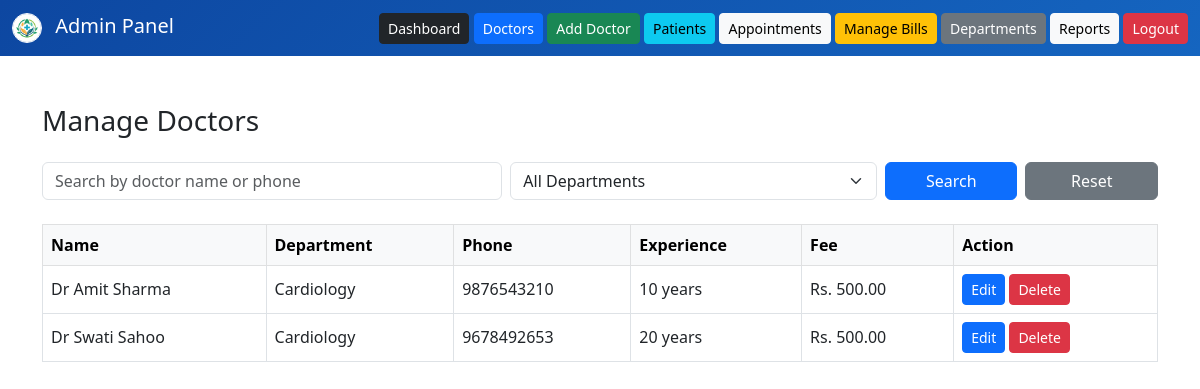
Page /admin/manage_doctors.php (signed in) on the earlier database version.
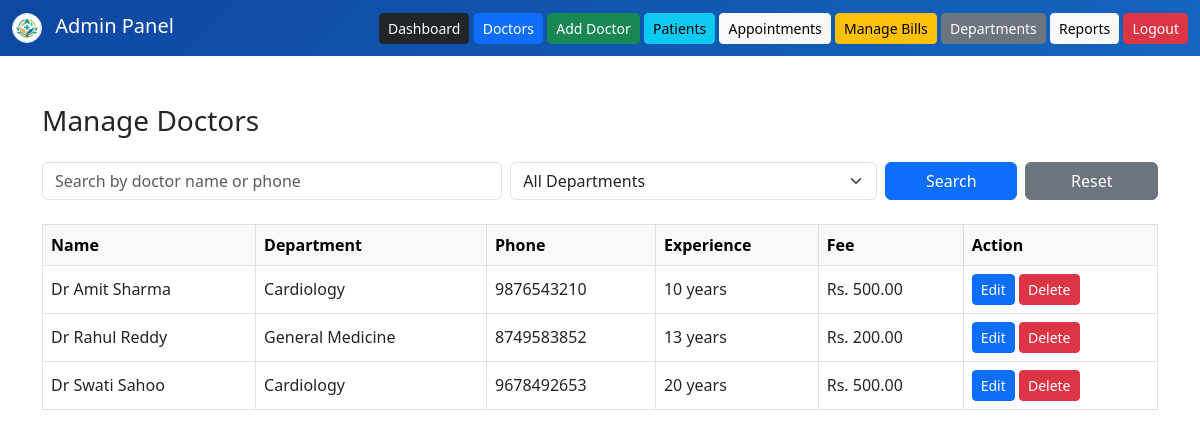
Same page on the later database version.
### tables this page shows
CREATE TABLE `doctors` (
  `doctor_id` int(11) NOT NULL,
  `user_id` int(11) DEFAULT NULL,
  `first_name` varchar(50) DEFAULT NULL,
  `last_name` varchar(50) DEFAULT NULL,
  `department_id` int(11) DEFAULT NULL,
  `phone` varchar(15) DEFAULT NULL,
  `experience` int(11) DEFAULT NULL,
  `available_days` varchar(100) DEFAULT NULL,
  `start_time` time DEFAULT NULL,
  `end_time` time DEFAULT NULL,
  `consultation_fee` decimal(10,2) DEFAULT NULL,
  `middle_name` varchar(50) DEFAULT NULL,
  `date_of_birth` date DEFAULT NULL,
  `title` enum('Mr','Mrs','Miss','Ms','Dr','Other') DEFAULT 'Dr',
  `image` varchar(255) DEFAULT NULL
);

CREATE TABLE `departments` (
  `department_id` int(11) NOT NULL,
  `department_name` varchar(100) NOT NULL
);

### admin/manage_doctors.php (the view, shortened to what this page needs)
<?php
include("../config/db.php");
$search = isset($_GET['search']) ? trim($_GET['search']) : '';
$query = "SELECT doctors.*, departments.department_name
          FROM doctors
          JOIN departments ON doctors.department_id = departments.department_id
          WHERE 1=1";
$query .= " ORDER BY doctors.first_name ASC";
$result = mysqli_query($con, $query);
?>
<!DOCTYPE html>
<html>
<head>
<link href="https://cdn.jsdelivr.net/npm/bootstrap@5.3.0/dist/css/bootstrap.min.css" rel="stylesheet">
</head>
<body>
<nav class="navbar navbar-dark mb-4">
  <div class="container-fluid">
    <a class="navbar-brand mb-0 h1" href="#">
      <img src="../assets/images/logo.png" alt="Logo" width="30" height="30" class="d-inline-block align-middle me-2 rounded-circle border border-white" style="object-fit: cover;">
      Admin Panel
    </a>
    <div>
      <a href="dashboard.php" class="btn btn-dark btn-sm">Dashboard</a>
      <a href="manage_doctors.php" class="btn btn-primary btn-sm">Doctors</a>
      <a href="add_doctor.php" class="btn btn-success btn-sm">Add Doctor</a>
      <a href="manage_patients.php" class="btn btn-info btn-sm">Patients</a>
      <a href="manage_appointments.php" class="btn btn-light btn-sm">Appointments</a>
      <a href="manage_bills.php" class="btn btn-warning btn-sm">Manage Bills</a>
      <a href="add_department.php" class="btn btn-secondary btn-sm">Departments</a>
      <a href="reports.php" class="btn btn-light btn-sm">Reports</a>
      <a href="../logout.php" class="btn btn-danger btn-sm">Logout</a>
    </div>
  </div>
</nav>
<div class="container mt-5">
<h3 class="mb-4">Manage Doctors</h3>
<form method="GET" class="row g-2 mb-4">
  <div class="col-md-5">
    <input type="text" name="search" class="form-control" placeholder="Search by doctor name or phone" value="<?php echo htmlspecialchars($search); ?>">
  </div>
  <div class="col-md-4">
    <select name="department_id" class="form-select">
      <option value="0">All Departments</option>
    </select>
  </div>
  <div class="col-md-3 d-flex gap-2">
    <button type="submit" class="btn btn-primary w-100">Search</button>
    <a href="manage_doctors.php" class="btn btn-secondary w-100">Reset</a>
  </div>
</form>
<table class="table table-bordered table-hover align-middle">
<tr class="table-light">
<th>Name</th>
<th>Department</th>
<th>Phone</th>
<th>Experience</th>
<th>Fee</th>
<th>Action</th>
</tr>
<?php if (mysqli_num_rows($result) > 0) { ?>
  <?php while ($row = mysqli_fetch_assoc($result)) { ?>
  <tr>
    <td><?php echo $row['title'] . " " . $row['first_name'] . " " . $row['last_name']; ?></td>
    <td><?php echo $row['department_name']; ?></td>
    <td><?php echo $row['phone']; ?></td>
    <td><?php echo $row['experience']; ?> years</td>
    <td>Rs. <?php echo number_format($row['consultation_fee'], 2); ?></td>
    <td>
      <a href="edit_doctor.php?id=<?php echo $row['doctor_id']; ?>" class="btn btn-primary btn-sm">Edit</a>
      <a href="delete_doctor.php?id=<?php echo $row['doctor_id']; ?>" class="btn btn-danger btn-sm" onclick="return confirm('Are you sure you want to delete this doctor?');">Delete</a>
    </td>
  </tr>
  <?php } ?>
<?php } else { ?>
  <tr>
    <td colspan="6" class="text-center text-muted">No doctors found.</td>
  </tr>
<?php } ?>
</table>
</div>
</body>
</html>

Differences in the rows shown:
added doctors: title "Dr", first_name "Rahul", last_name "Reddy", department.department_name "General Medicine", phone "8749583852", experience "13", consultation_fee "200.00"
